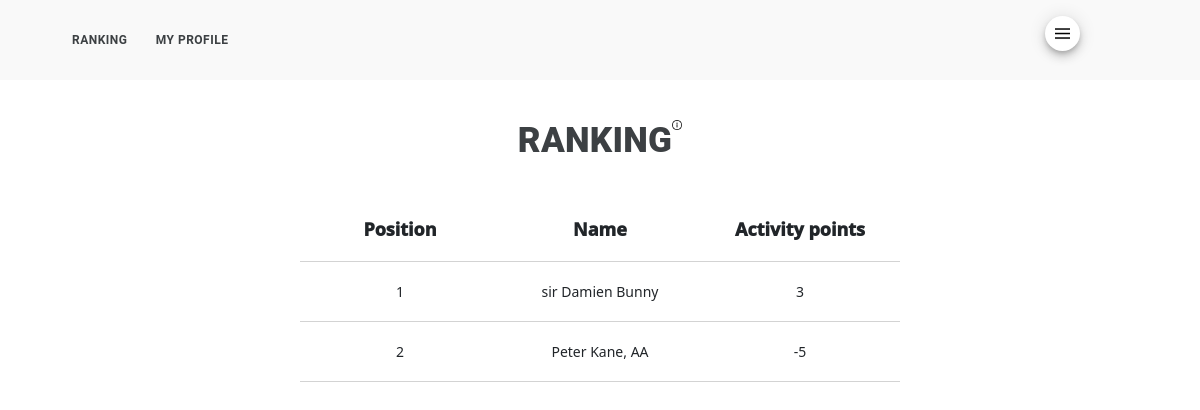
Page /ranking.html (signed in) on the earlier database version.
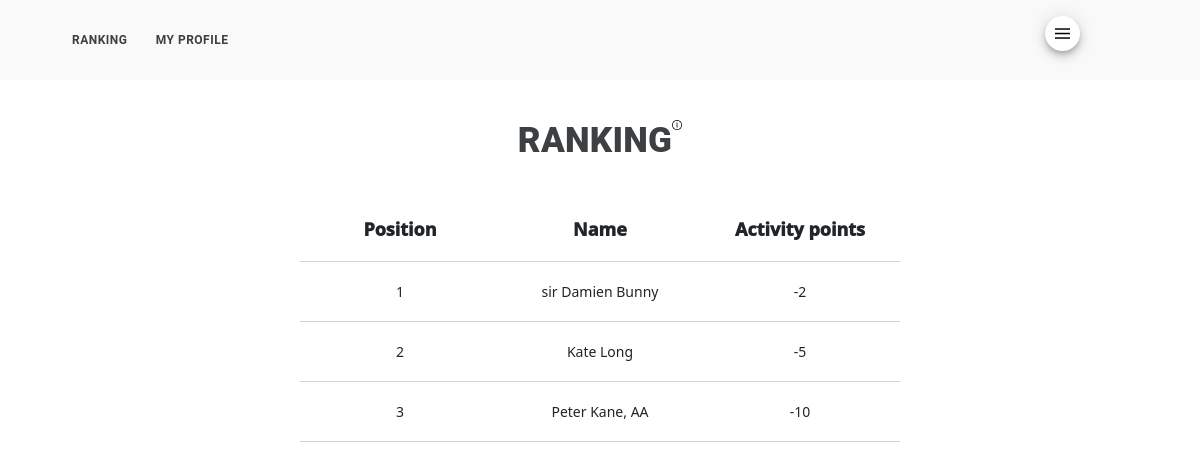
Same page on the later database version.
### nieszkolni_app/models.py (models this page shows)
class Profile(models.Model):
    name = models.CharField(max_length=200, default="", primary_key=True)
    display_name = models.CharField(max_length=200, default="")
    avatar = models.URLField(max_length=200)
    current_english_level = models.CharField(max_length=200, default="")
    current_semester = models.IntegerField(default=1)
    current_specialization = models.CharField(max_length=200, default="")
    current_degree = models.CharField(max_length=200, default="")
    early_admission = models.IntegerField(default=1)
    semester_1_status = models.CharField(max_length=200, default="")
    semester_2_status = models.CharField(max_length=200, default="")
    semester_3_status = models.CharField(max_length=200, default="")
    semester_4_status = models.CharField(max_length=200, default="")
    semester_5_status = models.CharField(max_length=200, default="")
    semester_6_status = models.CharField(max_length=200, default="")
    semester_7_status = models.CharField(max_length=200, default="")
    semester_8_status = models.CharField(max_length=200, default="")
    semester_9_status = models.CharField(max_length=200, default="")
    semester_10_status = models.CharField(max_length=200, default="")
    semester_11_status = models.CharField(max_length=200, default="")
    semester_12_status = models.CharField(max_length=200, default="")
    semester_13_status = models.CharField(max_length=200, default="")
    semester_14_status = models.CharField(max_length=200, default="")
    semester_15_status = models.CharField(max_length=200, default="")
    semester_16_status = models.CharField(max_length=200, default="")
    associates_degree_status = models.CharField(max_length=200, default="")
    bachelors_degree_status = models.CharField(max_length=200, default="")
    masters_degree_status = models.CharField(max_length=200, default="")
    doctorate_degree_status = models.CharField(max_length=200, default="")
    professors_title_status = models.CharField(max_length=200, default="")

class Stream(models.Model):
    stamp = models.IntegerField()
    date_number = models.IntegerField()
    date = models.CharField(max_length=200, default="")
    name = models.CharField(max_length=200, default="")
    command = models.CharField(max_length=200, default="")
    value = models.CharField(max_length=200, default="")
    stream_user = models.CharField(max_length=200, default="")
    status = models.CharField(max_length=200, default="active")

### nieszkolni_app/views.py (the view)
# urls.py: path('ranking.html', views.ranking, name="ranking"),
@login_required
def ranking(request):
    if request.user.is_authenticated:
        first_name = request.user.first_name
        last_name = request.user.last_name
        current_user = first_name + " " + last_name
        user_agent = get_user_agent(request)
        rows = StreamManager().display_ranking()
        tags = BackOfficeManager().display_tags()
        if user_agent.is_mobile:
            return render(request, "m_ranking.html", {
                "rows": rows
                })
        return render(request, "ranking.html", {
            "rows": rows,
            "tags": tags
            })

### nieszkolni_folder/audit_manager.py (called while the page is built)
    def check_if_clocked_in(self, clocking_user):
        with connection.cursor() as cursor:
            cursor.execute(f'''
                SELECT clock_out
                FROM nieszkolni_app_audit
                WHERE clocking_user = '{clocking_user}'
                AND entry_type = 'automatic'
                AND status = 'started'
                ORDER BY stamp DESC
                LIMIT 1
                ''')
            response = cursor.fetchone()
            if response is not None:
                if response[0] == 0:
                    status = True
                else:
                    status = False
            else:
                status = False
            return status

### nieszkolni_folder/back_office_manager.py (called while the page is built)
    def display_tags(self):
        with connection.cursor() as cursor:
            cursor.execute(f'''
                SELECT command, value
                FROM nieszkolni_app_option
                WHERE command LIKE '%_tag'
                ''')
            items = cursor.fetchall()
            tags = dict()
            for item in items:
                tag = {item[0]: item[1]}
                tags.update(tag)
            return tags

### nieszkolni_folder/context_processors.py (called while the page is built)
def sections_processor(request):
    if request.user.is_authenticated:
        first_name = request.user.first_name
        last_name = request.user.last_name
        current_user = first_name + " " + last_name
        if request.user.is_superuser:
            superuser_status = True
        else:
            superuser_status = False
        status = AuditManager().check_if_clocked_in(current_user)
        return {"status": status, "superuser_status": superuser_status}
    else:
        return {}

### nieszkolni_folder/stream_manager.py (called while the page is built)
    def display_activity_start(self):
        with connection.cursor() as cursor:
            cursor.execute(f'''
                SELECT value
                FROM nieszkolni_app_option
                WHERE command = 'activity_start'
                ORDER BY stamp DESC
                LIMIT 1
                ''')
            data = cursor.fetchone()
            if data is None:
                activity_start = "2022-01-01"
            else:
                activity_start = data[0]
            return activity_start

### nieszkolni_app/templates/ranking.html
{% extends 'base.html' %}
{% block 'content' %}
{% load static %}
<div class="flex-parent jc-center">
	<h1>RANKING</h1>
	<a class="" href="{% url 'display_announcement' tags.ranking_tag %}"><img src="{% static '/images/information.png' %}" width="10" height="10"></a>
</div>
<table>
		<tr class="font">
			<th>Position</th>
			<th>Name</th>
			<th>Activity points</th>
		</tr>
	{% for row in rows %}
		<tr class="font">
			<td>{{ row.0 }}</td>
			<td>{{ row.1 }}</td>
			<td>{{ row.2 }}</td>
		</tr>
	{% endfor %}
</table>
{% endblock %}

### nieszkolni_app/templates/base.html (shortened to what this page needs)
{% load user_agents %}
{% load static %}
{% if request|is_mobile %}
<head>
    <link href="https://cdn.jsdelivr.net/npm/bootstrap@5.1.3/dist/css/bootstrap.min.css" rel="stylesheet">
    <link rel="stylesheet" type="text/css" href="{% static 'styles.css' %}">
    {% if user.is_authenticated %}
    <nav class="m_navigation">
      <div class="m_navigation_box" id="main_links">
        <div class="m_navigation_item">
          <a class="m_navigation_link" href="{% url 'ranking'%}">RANKING</a>
        </div>
        <div class="m_navigation_item">
          <a class="m_navigation_link" href="{% url 'profile'%}">MY PROFILE</a>
        </div>
      </div>
    </nav>
    <div>
      <button type="button" class="m_hamburger_menu" onclick="showHideHamburgerMenu()"><img src="{% static '/images/hamburger.png' %}" width="15" height="15"></button>
  </div>
    {% else %}
  <nav class="m_navigation">
    <div class="m_side_menu" id="main_links">
    </div>
  </nav>
    {% endif %}
</head>
{% endif %}
</head>
<body>
<div id="main_content">
  {% block 'content' %}
  {% endblock %}
</div>
  </body>
</html>

### nieszkolni_app/static/styles.css (style rules this page uses)
body { height: 100%; margin: 0px; }
a { color: #3c4043; font-weight: 500; text-decoration: none; }
.flex-parent { display: flex; }
.jc-center { justify-content: center; }
h1 { color: #3c4043; font-family: "Google Sans", Roboto, Arial, sans-serif; font-size: 35px; font-weight: 1000; letter-spacing: .25px; margin-bottom: 35px; text-align: center; }
.m_navigation { background-color: #F9F9F9; height: 10vh; left: 0; margin-bottom: 5vh; position: static; right: 0; top: 0; z-index: -1; }
.m_navigation_box { left: 50%; margin-right: 10vw; position: relative; top: 50%; transform: translate(-50%, -50%); }
.m_navigation_item { display: inline-block; padding-top: 50%; padding: 1vh 1vw; position: relative; }
.m_navigation_link { border-radius: 24px; border-style: none; color: #3c4043; font-family: "Google Sans", Roboto, Arial, sans-serif; font-size: 12px; font-weight: 750; letter-spacing: .5px; text-align: center; text-decoration: none; }
.m_hamburger_menu { background-color: #fff; border-radius: 24px; border-style: none; box-shadow: rgba(0, 0, 0, .2) 0 3px 5px -1px,rgba(0, 0, 0, .14) 0 6px 10px 0,rgba(0, 0, 0, .12) 0 1px 18px 0; cursor: default; float: right; padding: 10px; position: absolute; right: 10vw; top: 2vh; z-index: 100; }
table { border-collapse: separate; border-bottom-color: rgba(255,255,255,1); border-spacing: 0px; font-size: 14px; font-weight: 300; height: 100px; margin-left: 25%; margin-right: 25%; margin-bottom: 1%; width:50%; table-layout: fixed; }
th { border-bottom: 1pt solid; border-bottom-color: #D3D3D3; font-size: 18px; font-weight: 1000; margin-bottom: 20px; padding: 20px 20px; text-align: center; vertical-align: middle; }
td { border-bottom: 1pt solid; border-bottom-color: #D3D3D3; margin-bottom: 20px; padding: 20px 20px; text-align: center; vertical-align: middle; }

Differences in the rows shown:
computed for Profile "sir Damien Bunny": row "3" → "-2"
added Stream: row "2", name "Kate Long", row "-5"
computed for Profile "Peter Kane, AA": row "2" → "3"; row "-5" → "-10"
